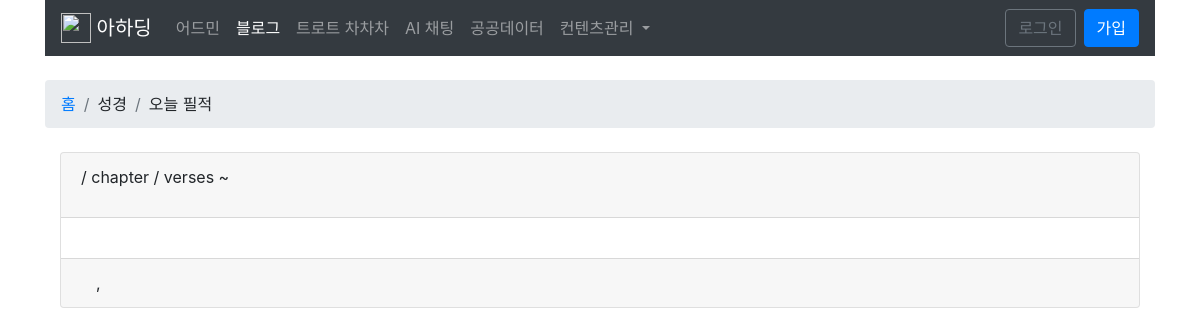
Before: /성경/ with the older database file.
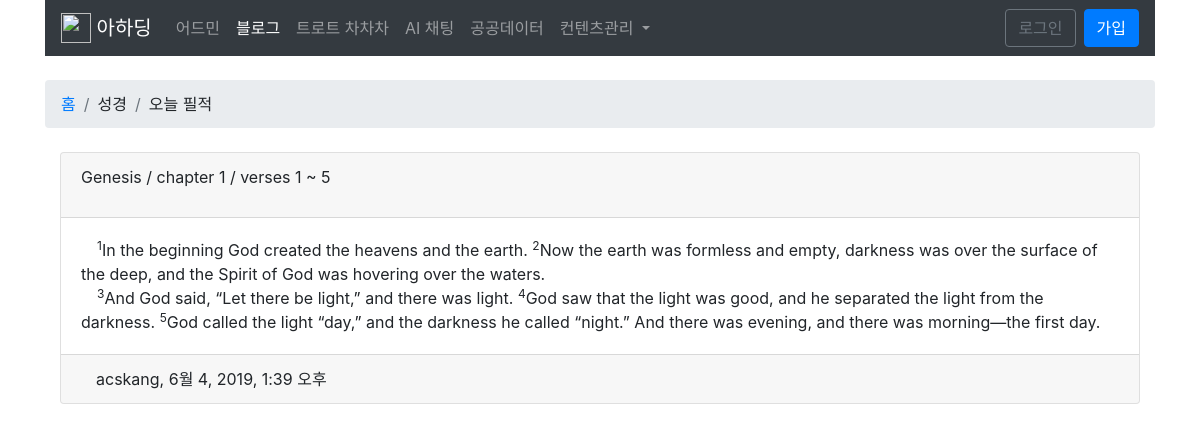
After: the same page with the newer database file.
### bible/models.py (models this page shows, shortened)
class 성경절텝(models.Model):
    번호 = models.PositiveIntegerField()
    내용 = models.TextField()
    단락시작 = models.BooleanField(default=False)
    장 = models.ForeignKey(성경장텝, related_name='절들', blank=True, null=True, on_delete=models.SET_NULL)
    작성자 = models.ForeignKey(User, related_name='작성자', blank=True, null=True, on_delete=models.SET_NULL)
    작성일 = models.DateTimeField(auto_now_add=True)
    수정일 = models.DateTimeField(null=True, blank=True)

class 성경장텝(models.Model):
    번호 = models.PositiveIntegerField()
    권 = models.ForeignKey(성경권텝, related_name='장들', blank=True, null=True, on_delete=models.SET_NULL)
    def __str__(self):
        return str(self.번호)

class 성경권텝(models.Model):
    구분목록 = (
        (1, '구약'),
        (2, '신약'),
        (3, 'Old Testment'),
        (4, 'New Testment'),
    )
    권목록 = (
        ('한국어', (
            ('창', '창세기'),
            ('출', '출애굽기'),
        )),
        ('English', (
            ('Gen', 'Genesis'),
            ('Exo', 'Exodus'),
        )),
    )
    권명 = models.CharField(max_length=6, choices=권목록)
    구분 = models.PositiveIntegerField(choices=구분목록)
    순서 = models.PositiveIntegerField()
    절수 = models.PositiveIntegerField()
    서명 = models.ForeignKey(성경책텝, related_name='권들', blank=True, null=True, on_delete=models.SET_NULL)
    def __str__(self):
        return self.get_권명_display()

### bible/views.py (called while the page is built)
def 성경구절뷰(request):
    구절 = 성경절텝.objects.filter(번호__range=(1,6)).order_by('번호')
    return render(request, 'bible/성경구절.html', {'구절':구절})

### bible/templates/bible/성경구절.html (shortened to what this page needs)
{% extends '게시판기본.html' %}
{% block 이정표 %}
  <li class="breadcrumb-item"><a href="{%url '전체홈' %}">홈</a></li>
  <li class="breadcrumb-item">성경</li>
  <li class="breadcrumb-item">오늘 필적</li>
{% endblock %}
{% block 페이지내용 %}
  <div class="container">
  <div class="card">
  <div class="card-header">
    <p>{{구절.first.장.권}} / chapter {{구절.first.장}} / verses {{구절.first.번호}} ~ {{구절.last.번호}}</p>
  </div>
  <div class="card-body">
    {% for 말씀 in 구절 %}
      {% if forloop.first %}
        &emsp;<sup>{{말씀.번호}}</sup>{{말씀.내용}}
      {% elif 말씀.단락시작 == True %}
        <br>&emsp;<sup>{{말씀.번호}}</sup>{{말씀.내용}}
      {% else %}
        <sup>{{말씀.번호}}</sup>{{말씀.내용}}
      {% endif %}
    {% endfor %}
  </div>
  <div class="card-footer">
    <div class="container">
    {{구절.first.작성자}}, {{구절.first.작성일}}
    </div>
  </div>
  </div>
  </div>
{% endblock%}

### boards/templates/게시판기본.html (shortened to what this page needs)
{% load static %}
<!DOCTYPE html>
<html lang="en">
<head>
  <link rel="stylesheet" href="{% static 'css/bootstrap.min.css' %}">
  <link rel="stylesheet" type="text/css" href="{% static 'css/app.css' %}">
</head>
<body>
{% block body %}
<div class="container">
<nav class="navbar navbar-expand-lg navbar-dark bg-dark">
  <a class="navbar-brand" href="#">
  <img src="{% static 'img/sonohgong.jpeg' %}" width="30" height="30" class="d-inline-block align-top" alt=""> 아하딩
  </a>
  <div class="collapse navbar-collapse navbar-expand{-sm|-md|-lg|-xl}" id="navbarNav">
    <ul class="navbar-nav">
      <li class="nav-item">
        <a class="nav-link" href="{% url 'admin:index' %}">어드민</a>
      </li>
      <li class="nav-item active">
        <a class="nav-link" href="{% url '게시판목록' %}">블로그<span class="sr-only">(current)</span></a>
      </li>
      <li class="nav-item">
        <a class="nav-link" href="#">트로트 차차차</a>
      </li>
      <li class="nav-item">
        <a class="nav-link" href="#">AI 채팅</a>
      </li>
      <li class="nav-item">
        <a class="nav-link" href="#">공공데이터</a>
      </li>
      <li class="nav-item dropdown">
        <a class="nav-link dropdown-toggle" href="#" id="navbarDropdownMenuLink" data-toggle="dropdown" aria-haspopup="true" aria-expanded="false">컨텐츠관리
        </a>
      </li>
    </ul>
    {% if user.is_authenticated %}
        <div class="nav-item dropdown">
            <a href="#" class="nav-link dropdown-toggle" id="사용자메뉴" data-toggle="dropdown" aria-haspopup="true" area-expanded="false">{{ user.username }}</a>
            <div class="dropdown-menu dropdown-menu-right" aria-labelledby="사용자메뉴">
                <a class="dropdown-item" href="{% url '내계정정보' %}">내계정</a>
                <a class="dropdown-item" href="{% url 'password_change' %}">비밀번호변경</a>
                <div class="dropdown-divider"></div>
                <a class="dropdown-item" href="{% url '로그아웃' %}">로그아웃</a>
            </div>
        </div>
    {% else %}
        <form class="form-inline ml-auto">
          <a href="{% url '로그인' %}" class="btn btn-outline-secondary">로그인</a>
          <a href="{% url '가입' %}" class="btn btn-primary ml-2">가입</a>
        </form>
    {% endif %}
  </div>
</nav>
</div>
<div class="container">
  {% block 이정표없음 %}
    <ol class="breadcrumb my-4">
        {% block 이정표 %}
        {% endblock %}
    </ol>
    {% block 페이지내용 %}
    {% endblock %}
  {% endblock 이정표없음 %}
</div>
{% endblock body %}
</body>
</html>

### static/css/app.css (style rules this page uses)
.navbar-brand { font-family: 'Nunum Gothic', sans-serif; }

Changed rows visible on the page:
added 성경절텝: 장.권명 "Genesis", 장.번호 "1", 번호 "1", 내용 "In the beginning God created the heavens and the earth.", 작성자.username "acskang", 작성일 "6월 4, 2019, 1:39 오후"
added 성경절텝: 번호 "5", 내용 "God called the light “day,” and the darkness he called “night.” And there was evening, and there was morning—the first day."
added 성경절텝: 번호 "2", 내용 "Now the earth was formless and empty, darkness was over the surface of the deep, and the Spirit of God was hovering over the waters."
added 성경절텝: 번호 "3", 내용 "And God said, “Let there be light,” and there was light."
added 성경절텝: 번호 "4", 내용 "God saw that the light was good, and he separated the light from the darkness."
